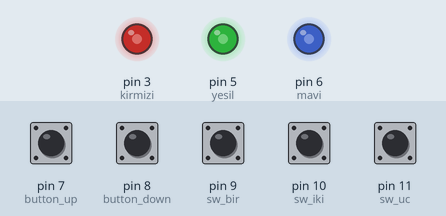
The sketch below on a simulated Arduino Uno, built with avr-gcc and run on an emulated ATmega328P. On the bench: output pins drawn as LEDs (lit = HIGH). The test bench sets the inputs (shaded band); at power-on: pin 10 (sw_iki), pin 11 (sw_uc) HIGH, pin 7 (button_up), pin 8 (button_down), pin 9 (sw_bir) LOW.

Above: at 1.2 s.
1.3 s: pin 7 (button_up) pulled HIGH for 0.15 s
At 1.7 s:
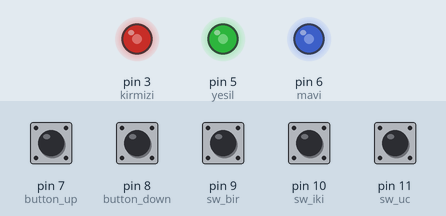
2.9 s: pin 10 (sw_iki) pulled LOW for 0.15 s
At 2.97 s:
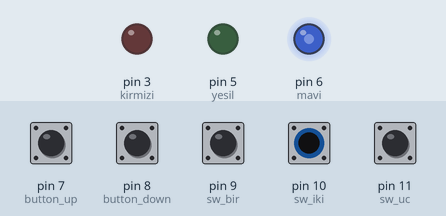
4.5 s: pin 11 (sw_uc) pulled LOW for 0.15 s
At 4.57 s:
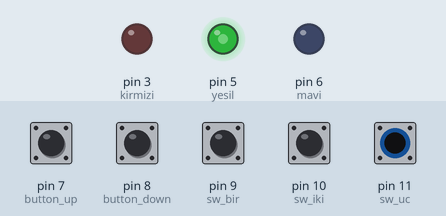
6.1 s: pin 7 (button_up) pulled HIGH for 1 s
At 6.5 s:
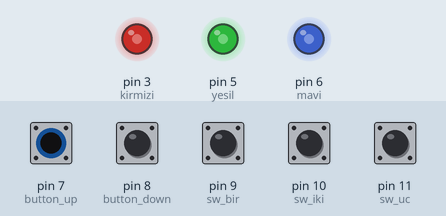
8.6 s: pin 10 (sw_iki) pulled LOW for 1 s
At 9.4 s:
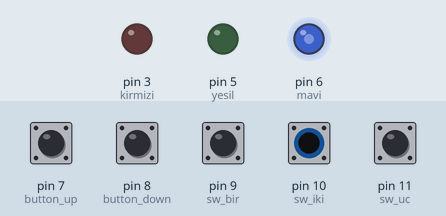
11.1 s: pin 11 (sw_uc) pulled LOW for 1 s
At 13.5 s:
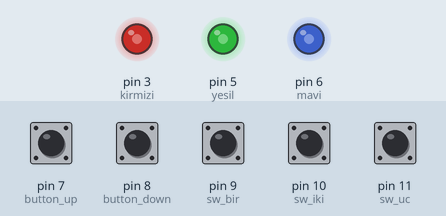
Timing chart, 0 to 14.6 s (numbered marks = the images above; inputs shaded):
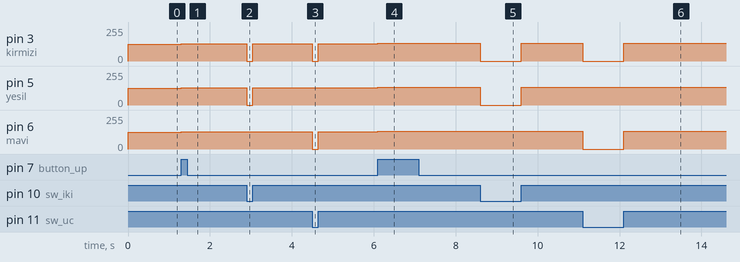

The sketch:

RGB_Led_control.ino
```cpp
int kirmizi = 3;  //Kırmızı led pin atamamızı gerçekleştirdik.
int yesil = 5;  //yesil led pin atamamızı gerçekleştirdik.
int mavi = 6; //mavi led pin atamamızı gerçekleştirdik.

int button_up = 7, button_down = 8; //Button pin atamamızı gerçekleştirdik.
int button_up_durum = 0, button_down_durum = 0; //Buton durumlarımızı sakladık.

int sw_bir = 9,sw_iki = 10,sw_uc = 11; //Anahtarlar için pin atamamızı gerçekleştirdik.

int sw_bir_durum = 0,sw_iki_durum = 0,sw_uc_durum = 0;//Anahtar durumlarımızı sakladık.

int kDeger,yDeger,mDeger; //Ledlerin parlaklık değerlerini sakladık.

int step = 5,parlaklik = 125; //Step ve parlaklık değeri başlangıç olarak belirlendi.

bool arttirildi_mi = false, azaltildi_mi = false; //Kontrol için bool değişkenleri atandı.

void setup()
{
  pinMode(kirmizi, OUTPUT);// Kırmızı led çıkış olarak atandı.
  pinMode(yesil, OUTPUT);// Yesil led çıkış olarak atandı.
  pinMode(mavi, OUTPUT);// Mavi led çıkış olarak atandı.

  pinMode(button_up,INPUT); // Button giriş olarak atandı.
  pinMode(button_down,INPUT); // Button giriş olarak atandı.

  pinMode(sw_bir,INPUT);// Anahtar giriş olarak atandı.
  pinMode(sw_iki,INPUT);// Anahtar giriş olarak atandı.
  pinMode(sw_uc,INPUT);// Anahtar giriş olarak atandı.
}

void loop()
{
  sw_bir_durum = digitalRead(sw_bir);// Anahtar durumu kontrol edildi.
  sw_iki_durum = digitalRead(sw_iki);// Anahtar durumu kontrol edildi.
  sw_uc_durum = digitalRead(sw_uc);// Anahtar durumu kontrol edildi.

  button_up_durum = digitalRead(button_up);// Button durumu kontrol edildi.
  button_down_durum = digitalRead(button_down);// Button durumu kontrol edildi.

  //Sorud istenilen step kuralı gerçekleştirildi.
  if(button_up_durum && parlaklik < 255 && !arttirildi_mi)
  {
    parlaklik = parlaklik + step;
    arttirildi_mi = true;
  }
  else if(!button_up_durum && arttirildi_mi)
  {
    arttirildi_mi = false;
  }

  if(button_down_durum && parlaklik > 0 && !azaltildi_mi)
  {
    parlaklik = parlaklik - step;
    azaltildi_mi = true;
  }
  else if(!button_down_durum && azaltildi_mi)
  {
    azaltildi_mi = false;
  }

  // Soruda verilen şart gerçekleştirildi.
  if (sw_bir_durum && !sw_iki_durum && !sw_uc_durum)
  {
    //Parlaklık değerlerimiz değiştirildi.
    kDeger = parlaklik;
    yDeger = 0;
    mDeger = 0;
  }
  // Soruda verilen şart gerçekleştirildi.
  else if (!sw_bir_durum && sw_iki_durum && !sw_uc_durum)
  {
    //Parlaklık değerlerimiz değiştirildi.
    kDeger = 0;
    yDeger = parlaklik;
    mDeger = 0;
  }
  // Soruda verilen şart gerçekleştirildi.
  else if(!sw_bir_durum && !sw_iki_durum && sw_uc_durum)
  {
    //Parlaklık değerlerimiz değiştirildi.
    kDeger = 0;
    yDeger = 0;
    mDeger= parlaklik;
  }
  // Soruda verilen şartların olmadığı durumlar için tüm ledler kapatıldı.
  else
  {
    //Parlaklık değerlerimiz değiştirildi.
    kDeger = parlaklik;
    yDeger = parlaklik;
    mDeger= parlaklik;
  }

//RGB ledimize değerleri gönderiyoruz
  analogWrite(kirmizi, kDeger);
  analogWrite(yesil, yDeger);
  analogWrite(mavi, mDeger);
}
```

Measured:
- after the input at 1.3 s, pin 3 (kirmizi), pin 5 (yesil), pin 6 (mavi): 125/255 → 130/255 at once
- after the input at 2.9 s, pin 3 (kirmizi), pin 5 (yesil): 130/255 → 0/255 at once, → 130/255 0.15 s later
- after the input at 4.5 s, pin 3 (kirmizi), pin 6 (mavi): 130/255 → 0/255 at once, → 130/255 0.15 s later
- after the input at 6.1 s, pin 3 (kirmizi), pin 5 (yesil), pin 6 (mavi): 130/255 → 135/255 at once
- after the input at 8.6 s, pin 3 (kirmizi), pin 5 (yesil): 135/255 → 0/255 at once, → 135/255 1.0 s later
- after the input at 11.1 s, pin 3 (kirmizi), pin 6 (mavi): 135/255 → 0/255 at once, → 135/255 1.0 s later
